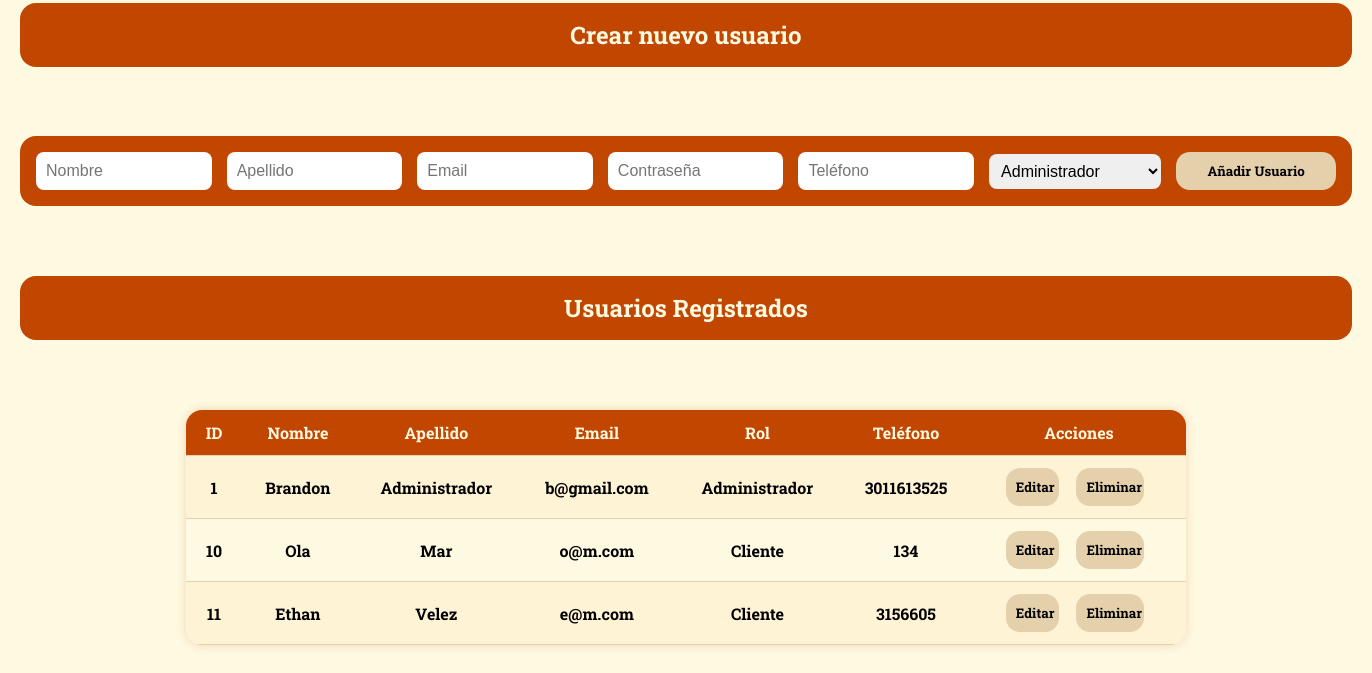
/Vista/html/perfil.php (signed in, lower part), run on an earlier commit of the app's database.
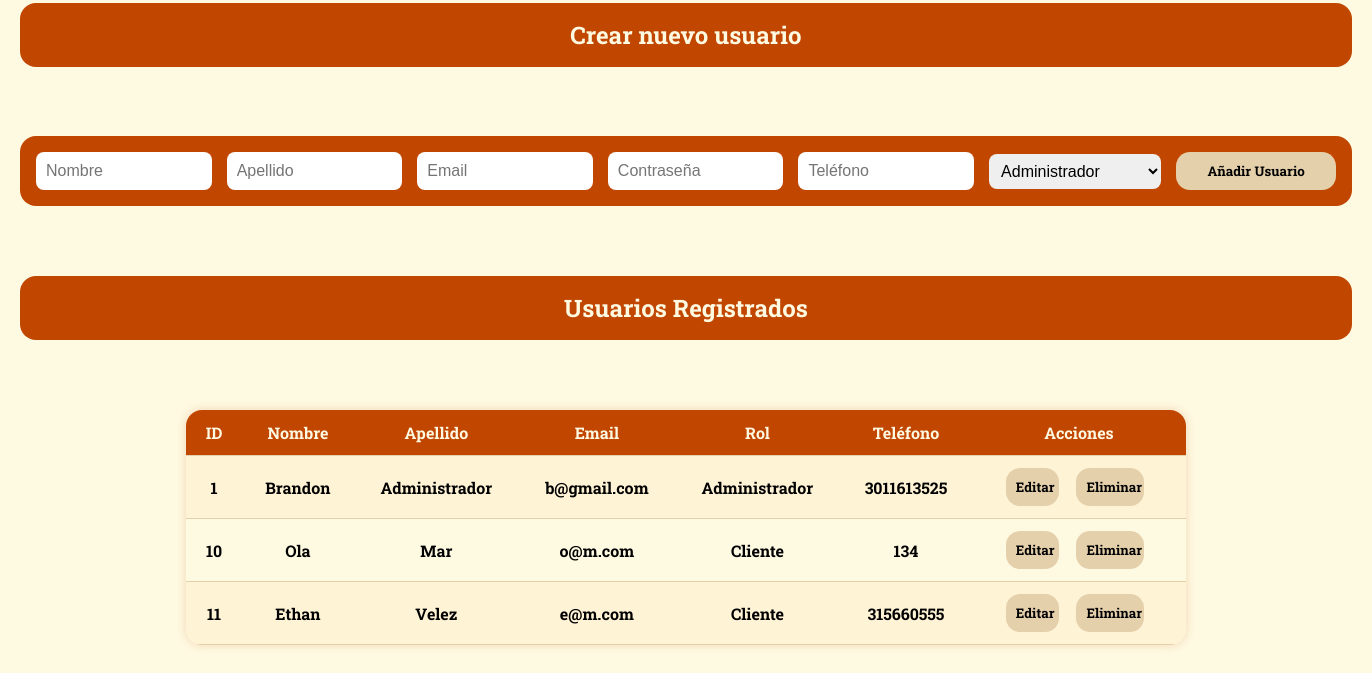
And on a later commit of the database.
### tables this page shows
CREATE TABLE `usuarios` (
  `ID_User` int(5) NOT NULL,
  `Nombre` varchar(100) DEFAULT NULL,
  `Apellido` varchar(100) DEFAULT NULL,
  `Email` varchar(100) DEFAULT NULL,
  `Passwrd` varchar(255) DEFAULT NULL,
  `Rolusu` varchar(100) DEFAULT NULL,
  `Telefono` varchar(15) DEFAULT NULL,
  `ImagenPerfil` blob DEFAULT NULL
);

### Modelo/ModeloUsuarios.php (called while the page is built, shortened)
<?php
require_once __DIR__ . "/../Configuracion/conexion.php";
class Usuario {
    public $db;
    public function __construct() {
        $this -> db = DB::connect();
    }
    public function listarUser() {
        $stmt = $this->db->query("SELECT * FROM usuarios");
        return $stmt->fetchAll(PDO::FETCH_ASSOC);
    }
}

### Configuracion/conexion.php (called while the page is built, shortened)
<?php
class DB{
    private static $host = "localhost";
    private static $dbname = "resad";
    private static $username = "Adless";
    private static $password = "115";
    private static $charset = "utf8mb4";
    private static $pdo = null;
    public static function connect(){
        if(self::$pdo === null){
            try{
                $dn = "mysql:host=". self::$host.";dbname=". self::$dbname.";charset=".self::$charset;
                self::$pdo = new PDO($dn,self::$username,self::$password);
                self::$pdo->setAttribute(PDO::ATTR_ERRMODE, PDO::ERRMODE_EXCEPTION);
            }
            catch(PDOException $e){
                die("Error de conexion".$e -> getMessage());
            }
        }
        return self::$pdo;
    }
}
?>

### Vista/html/perfil.php (the view, shortened to what this page needs)
<?php
require_once '../../Modelo/ModeloUsuarios.php';
$usuario = $_SESSION['usuario_logueado'];
$modelUser = new Usuario();
if ($usuario['Rolusu'] === 'Administrador') {
    $_SESSION['lista_usuarios'] = $modelUser->listarUser();
}
$usuarios = $_SESSION['lista_usuarios'] ?? [];
?>
<!DOCTYPE html>
<html lang="es">
<head>
    <link href="../css/perfil.css" rel="stylesheet">
</head>
<body>
<div class="Contenedor">
        <?php if ($usuario['Rolusu'] === 'Administrador'): ?>
    <div class="GesAdmin">
        <h2 class="Crear">Crear nuevo usuario</h2>
        <form class="Crear" method="POST" action="../../Controlador/adminController.php?action=registrarA">
            <input type="text" name="Nombre" placeholder="Nombre" required>
            <input type="text" name="Apellido" placeholder="Apellido" required>
            <input type="email" name="Email" placeholder="Email" required>
            <input type="password" name="Password" placeholder="Contraseña" required>
            <input type="text" name="Telefono" placeholder="Teléfono">
            <select name="Rolusu">
                <option value="Administrador">Administrador</option>
            </select>
            <button id="btn" type="submit">Añadir Usuario</button>
        </form>
        <h2 class="Crear">Usuarios Registrados</h2>
        <table>
            <tr>
                <th>ID</th><th>Nombre</th><th>Apellido</th><th>Email</th><th>Rol</th><th>Teléfono</th><th>Acciones</th>
            </tr>
            <?php foreach ($usuarios as $u): ?>
                <tr>
                    <td><?= htmlspecialchars($u['ID_User']) ?></td>
                    <td><?= htmlspecialchars($u['Nombre']) ?></td>
                    <td><?= htmlspecialchars($u['Apellido']) ?></td>
                    <td><?= htmlspecialchars($u['Email']) ?></td>
                    <td><?= htmlspecialchars($u['Rolusu']) ?></td>
                    <td><?= htmlspecialchars($u['Telefono']) ?></td>
                    <td>
                        <form method="POST" action="perfil.php#form-edicion-admin">
                            <button id="btn" type="submit">Editar</button>
                        </form>
                        <form method="POST" action="../../Controlador/adminController.php?action=eliminarA">
                            <button id="btn" type="submit" class="delete">Eliminar</button>
                        </form>
                    </td>
                </tr>
            <?php endforeach; ?>
        </table>
    </div>
    <?php endif; ?>
</div>
</body>
</html>

What changed in the data, as far as the page shows it:
changed usuarios "Ethan": Telefono "3156605" → "315660555"
